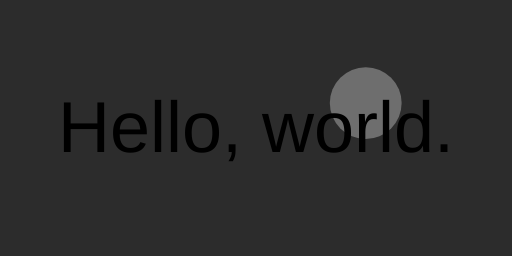
Frame 1 (no input)
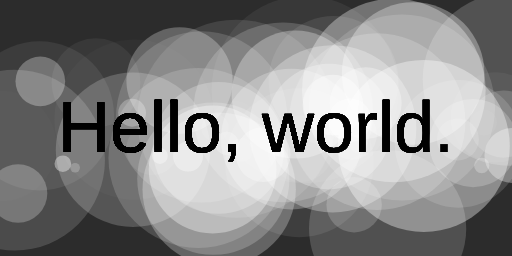
Frame 60 (no input)
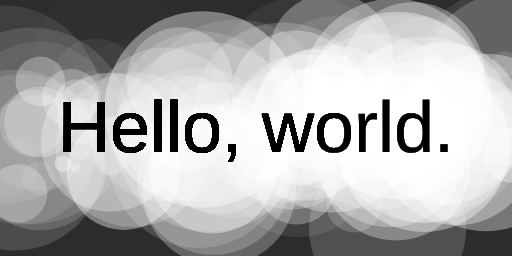
Frame 120 (the mouse pressed at the canvas centre since frame 60)

The p5.js sketch that drew these frames (run headless with seeded random() and noise() and a simulated clock; from frame 60 on, the mouse is pressed at the canvas centre):

// p5.js sketch
// ── sketch.js

function setup() {
  createCanvas(512, 256); // set the size of the canvas
  frameRate(60) // redraw the screen 60 times per second
  background(44) // fill the canvas with black pixels
  print("Hello, javascript console.")
  print('The PS canvas is ${width}px wide and ${height}px tall')
}

function draw() {
  // set parameters that will affect our drawing commands below
  ellipseMode(CENTER)
  textAlign(CENTER)
  textSize(72)
  noStroke()

  // pick random values to decide on location, size, and opacity of the next dot
  var x = random(width),
      y = randomGaussian(height/2, height/8),
      r = random(4, 200),
      c = color(255, random(100));

  // set the color & draw the dot
  fill(c)
  ellipse(x, y, r)

  // switch back to drawing in black and print our greeting on top
  fill(0)
  text("Hello, world.", width/2, height/2 + textSize()/3)
}
